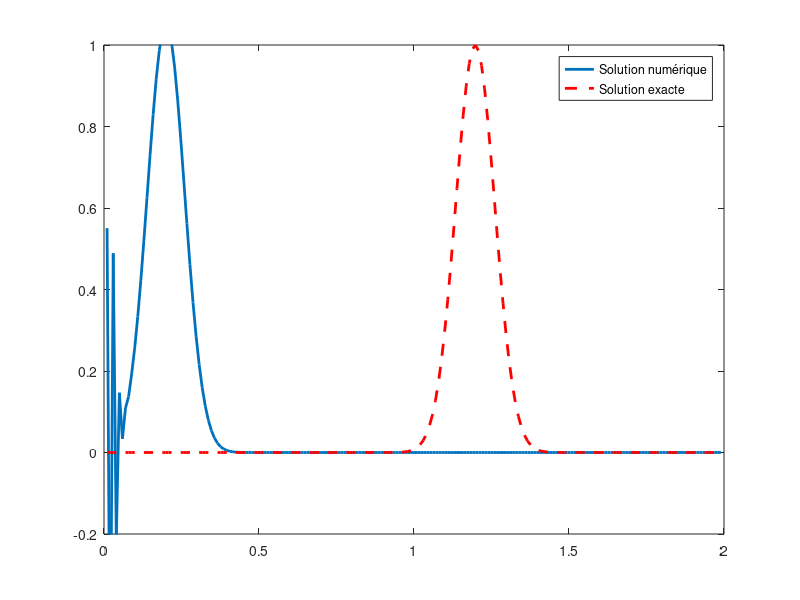

Source code (MATLAB):
% Définition des paramètres
a = 0;
b = 2;
beta = 1/2;
M = 200;
k = 0.005;
T = 2;
N = T/k;
theta=1;

% Calcul du pas h
h = (b - a) / (M + 1);

% Initialisation de x et U(0)
x = linspace(a + h, b-h, M+1)';
U0 = exp(-5 * (5 * x - 1) .^ 2);

% Préallocation de U pour stocker l'historique des solutions
U = zeros(M+1, N);
U(:,1) = U0; % La première colonne est U0

p = 1/k-2*theta;
q = theta;
r = theta;

% Création d'une matrice carrée MxM remplie de zéros
A = zeros(M+1, M+1);

% Remplissage de la diagonale principale avec p
for i = 1:M+1
    if i ~= M+1
        A(i, i) = 1/k-2*theta;
    else
        A(i, i) = 1;
    end
end

% Remplissage de la diagonale supérieure avec q
for i = 1:M
    if i ~= M+1
        A(i, i+1) = theta;
    else
        A(i, i+1) = 0;
    end
end

% Remplissage de la diagonale inférieure avec r
for i = 2:M+1
    if i ~= M+1
        A(i, i-1) = theta;
    else
        A(i, i-1) = 0;
    end
end

% Création d'une matrice carrée MxM remplie de zéros
B = zeros(M+1, M+1);

% Remplissage de la diagonale principale avec p
for i = 1:M+1
    if i ~= M+1
        B(i, i) = 1/k-2*beta/h^2*(1-theta);
    else
        B(i, i) = 1-beta*k/h;
    end
end

% Remplissage de la diagonale supérieure avec q
for i = 1:M
    if i ~= M+1
        B(i, i+1) = beta/h^2*(1-theta);
    else
        B(i, i+1) =0;
    end
end

% Remplissage de la diagonale inférieure avec r
for i = 2:M+1
    if i ~= M+1
        B(i, i-1) = beta/h^2*(1-theta);
    else
        B(i, i-1) = beta * k / h;
    end
end

C=B/A;

% Initialisation de la figure pour l'affichage dynamique
figure;
% Tracer la solution numérique initiale
hPlot = plot(x, U(:, 1), 'LineWidth', 2);
hold on; % Maintenir la figure pour les tracés additionnels
% Tracer la solution exacte initiale (sera mise à jour dans la boucle)
hExactPlot = plot(x, U0, 'r--', 'LineWidth', 2); % en rouge pointillé pour la solution exacte
ylim([-0.2 1]);

for n = 2:N
    % La colonne précédente représente UOLD
    UOLD = U(:, n-1);

    % Calcul de UNEW en utilisant la matrice A et UOLD
    UNEW = C * [UOLD];

    % Mise à jour de la matrice U avec les nouvelles valeurs
    U(:, n) = UNEW(1:M+1);

    % Mise à jour du tracé de la solution numérique
    set(hPlot, 'YData', U(:, n));

    % Calcul de la solution exacte à l'instant t
    xExact = x - beta*k*(n-1);
    UExact = exp(-5 * (5 * xExact - 1) .^ 2);

    % Mise à jour du tracé de la solution exacte
    set(hExactPlot, 'XData', x, 'YData', UExact);

    drawnow;
    pause(0.002);
end

legend([hPlot, hExactPlot], 'Solution numérique', 'Solution exacte'); % Ajouter une légende
hold off; % Fin du maintien de la figure
